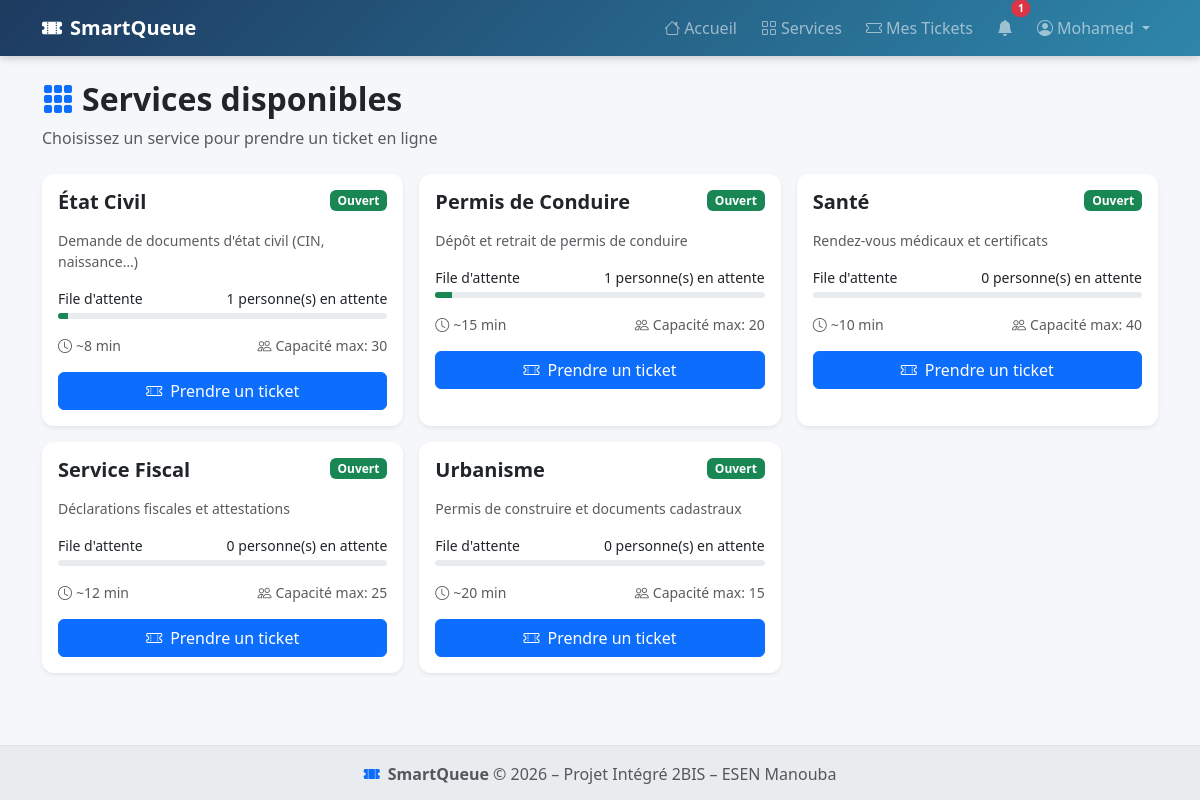
Page /citoyen/services.php (signed in) on the committed database.
### tables this page shows
CREATE TABLE `services` (
  `id`           INT AUTO_INCREMENT PRIMARY KEY,
  `nom`          VARCHAR(150) NOT NULL,
  `description`  TEXT,
  `capacite_max` INT NOT NULL DEFAULT 50,
  `duree_moy`    INT NOT NULL DEFAULT 10  COMMENT 'Durée moyenne en minutes',
  `est_actif`    TINYINT(1) NOT NULL DEFAULT 1,
  `created_at`   DATETIME DEFAULT CURRENT_TIMESTAMP
);

### citoyen/services.php (the view, shortened to what this page needs)
<?php
require_once '../config/connexion.php';
$stmt = $conn->query("SELECT * FROM services WHERE est_actif = 1 ORDER BY nom");
$services = $stmt->fetchAll();
$waitingCounts = [];
$res = $conn->query("
    SELECT service_id, COUNT(*) as count
    FROM tickets
    WHERE statut = 'en_attente'
    GROUP BY service_id
");
foreach ($res->fetchAll() as $row) {
    $waitingCounts[$row['service_id']] = $row['count'];
}
?>
<?php include '../layout/header.php'; ?>
<div class="container">
    <div class="mb-4">
        <h2 class="fw-bold">
            <i class="bi bi-grid-3x3-gap-fill text-primary me-2"></i>Services disponibles
        </h2>
        <p class="text-muted">Choisissez un service pour prendre un ticket en ligne</p>
    </div>
    <div class="row g-3">
        <?php foreach ($services as $service):
            $waiting = $waitingCounts[$service['id']] ?? 0;
            $capacityPercent = $service['capacite_max'] > 0 ? min(100, round($waiting / $service['capacite_max'] * 100)) : 0;
            $barColor = $capacityPercent < 50 ? 'success' : ($capacityPercent < 80 ? 'warning' : 'danger');
        ?>
            <div class="col-md-6 col-lg-4">
                <div class="card h-100 border-0 shadow-sm">
                    <div class="card-body">
                        <div class="d-flex justify-content-between align-items-start mb-3">
                            <h5 class="card-title fw-bold mb-0"><?= htmlspecialchars($service['nom']) ?></h5>
                            <span class="badge bg-success">Ouvert</span>
                        </div>
                        <p class="card-text text-muted small mb-3">
                            <?= htmlspecialchars($service['description']) ?>
                        </p>
                        <div class="mb-3">
                            <div class="d-flex justify-content-between small mb-1">
                                <span>File d'attente</span>
                                <span><?= $waiting ?> personne(s) en attente</span>
                            </div>
                            <div class="progress" style="height: 6px;">
                                <div class="progress-bar bg-<?= $barColor ?>" style="width: <?= $capacityPercent ?>%"></div>
                            </div>
                        </div>
                        <div class="d-flex justify-content-between text-muted small mb-3">
                            <span><i class="bi bi-clock me-1"></i>~<?= $service['duree_moy'] ?> min</span>
                            <span><i class="bi bi-people me-1"></i>Capacité max: <?= $service['capacite_max'] ?></span>
                        </div>
                        <a href="prendre_ticket.php?service_id=<?= $service['id'] ?>" class="btn btn-primary w-100">
                            <i class="bi bi-ticket-perforated me-2"></i>Prendre un ticket
                        </a>
                    </div>
                </div>
            </div>
        <?php endforeach; ?>
    </div>
</div>
<?php include '../layout/footer.php'; ?>

### style.css (style rules this page uses)
:root { --sq-primary: #1E3A5F; --sq-accent: #2E86AB; --sq-light: #E8F4F8; --sq-success: #198754; --sq-warning: #ffc107; --sq-danger: #dc3545; --sq-transition: .3s ease; }
body { background-color: #f5f7fa; font-family: 'Segoe UI', system-ui, sans-serif; min-height: 100vh; display: flex; flex-direction: column; }
.card { border: none; box-shadow: 0 2px 8px rgba(0,0,0,.08); border-radius: .75rem; transition: box-shadow var(--sq-transition), transform var(--sq-transition); }

### rows in the picture
services: nom "État Civil", description "Demande de documents d'état civil (CIN, naissance…)", id "1", duree_moy "8", capacite_max "30"
services: nom "Permis de Conduire", description "Dépôt et retrait de permis de conduire", id "1", duree_moy "15", capacite_max "20"
services: nom "Santé", description "Rendez-vous médicaux et certificats", id "0", duree_moy "10", capacite_max "40"
services: nom "Service Fiscal", description "Déclarations fiscales et attestations", id "0", duree_moy "12", capacite_max "25"
services: nom "Urbanisme", description "Permis de construire et documents cadastraux", id "0", duree_moy "20", capacite_max "15"

### other values in the picture
$notifCount "1"
$user['prenom'] "Mohamed"
